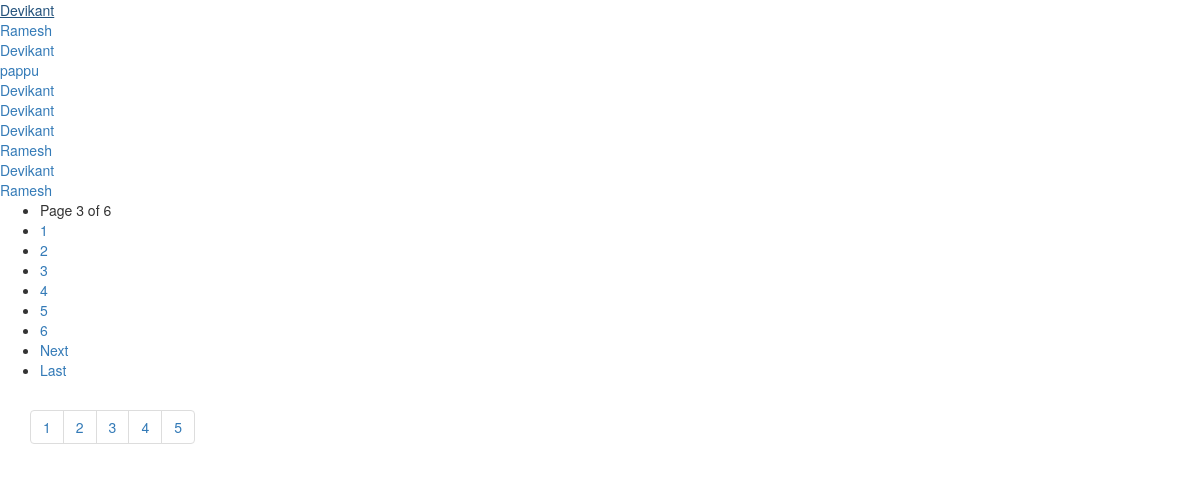
Screenshot of /extra/example.php?page=3 with the database file from the repository.
### tables this page shows
CREATE TABLE `tbl_register` (
  `id` int(11) NOT NULL,
  `fname` text NOT NULL,
  `lname` text NOT NULL,
  `email` varchar(50) NOT NULL,
  `password` varchar(20) NOT NULL,
  `dob` date NOT NULL,
  `gender` text NOT NULL,
  `contact` int(10) NOT NULL,
  `address` varchar(30) NOT NULL,
  `city` text NOT NULL,
  `state` text NOT NULL,
  `country` text NOT NULL,
  `image` varchar(50) NOT NULL,
  `is_deleted` int(1) NOT NULL DEFAULT '0',
  `recovery_Code` varchar(20) NOT NULL
);

### extra/example.php (the view, shortened to what this page needs)
<?php
  if(isset($_GET["page"]))
    $page = (int)$_GET["page"];
    else
    $page = 1;
    $setLimit = 10;
    $pageLimit = ($page * $setLimit) - $setLimit;
    $sql = "SELECT * FROM tbl_register  LIMIT ".$pageLimit." , ".$setLimit;
    $query = mysql_query($sql);
    while ($rec = mysql_fetch_array($query)) {
    ?>
    <div class="show"><a href="http://www.discussdesk.com/<?php echo $rec["id"];?>.htm" target="_blank"><?php echo $rec['fname'];?></a></div>
    <?php }  ?>
    <?php
    echo displayPaginationBelow($setLimit,$page);
    function displayPaginationBelow($per_page,$page){
     $query = "SELECT COUNT(*) as totalCount FROM tbl_register";
     $rec = mysql_fetch_array(mysql_query($query));
     $total = $rec['totalCount'];
       $adjacents = "2";
     $page = ($page == 0 ? 1 : $page);
     $next = $page + 1;
       $setLastpage = ceil($total/$per_page);
     $setPaginate = "";
     if($setLastpage > 1)
     {
       $setPaginate .= "<ul class='setPaginate'>";
                   $setPaginate .= "<li class='setPage'>Page $page of $setLastpage</li>";
       if ($setLastpage < 7 + ($adjacents * 2))
       {
         for ($counter = 1; $counter <= $setLastpage; $counter++)
         {
           if ($counter == $page)
             $setPaginate.= "<li><a class='current_page'>$counter</a></li>";
           else
             $setPaginate.= "<li><a href='?page=$counter'>$counter</a></li>";
         }
       }
       if ($page < $counter - 1){
         $setPaginate.= "<li><a href='?page=$next'>Next</a></li>";
               $setPaginate.= "<li><a href='?page=$setLastpage'>Last</a></li>";
       }else{
         $setPaginate.= "<li><a class='current_page'>Next</a></li>";
               $setPaginate.= "<li><a class='current_page'>Last</a></li>";
           }
       $setPaginate.= "</ul>\n";
     }
       return $setPaginate;
   }
?>
<!DOCTYPE html>
<html lang="en">
<head>
  <link rel="stylesheet" href="https://maxcdn.bootstrapcdn.com/bootstrap/3.3.7/css/bootstrap.min.css">
</head>
<body>
<div class="container">
  <ul class="pagination">
    <li><a href="#">1</a></li>
    <li><a href="#">2</a></li>
    <li><a href="#">3</a></li>
    <li><a href="#">4</a></li>
    <li><a href="#">5</a></li>
  </ul>
</div>
</body>
</html>

### rows the page displays
tbl_register: fname "Devikant"
tbl_register: fname "Ramesh"
tbl_register: fname "Devikant"
tbl_register: fname "pappu"
tbl_register: fname "Devikant"
tbl_register: fname "Devikant"
tbl_register: fname "Devikant"
tbl_register: fname "Ramesh"
tbl_register: fname "Devikant"
tbl_register: fname "Ramesh"

### other values shown
$page "3"
$setLastpage "6"
